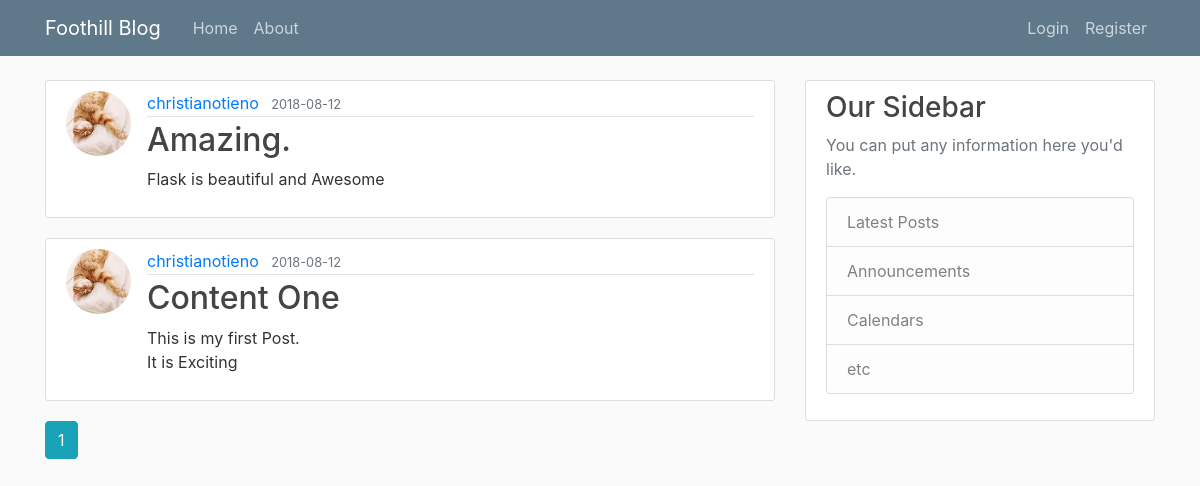
The app's page /home, older data.
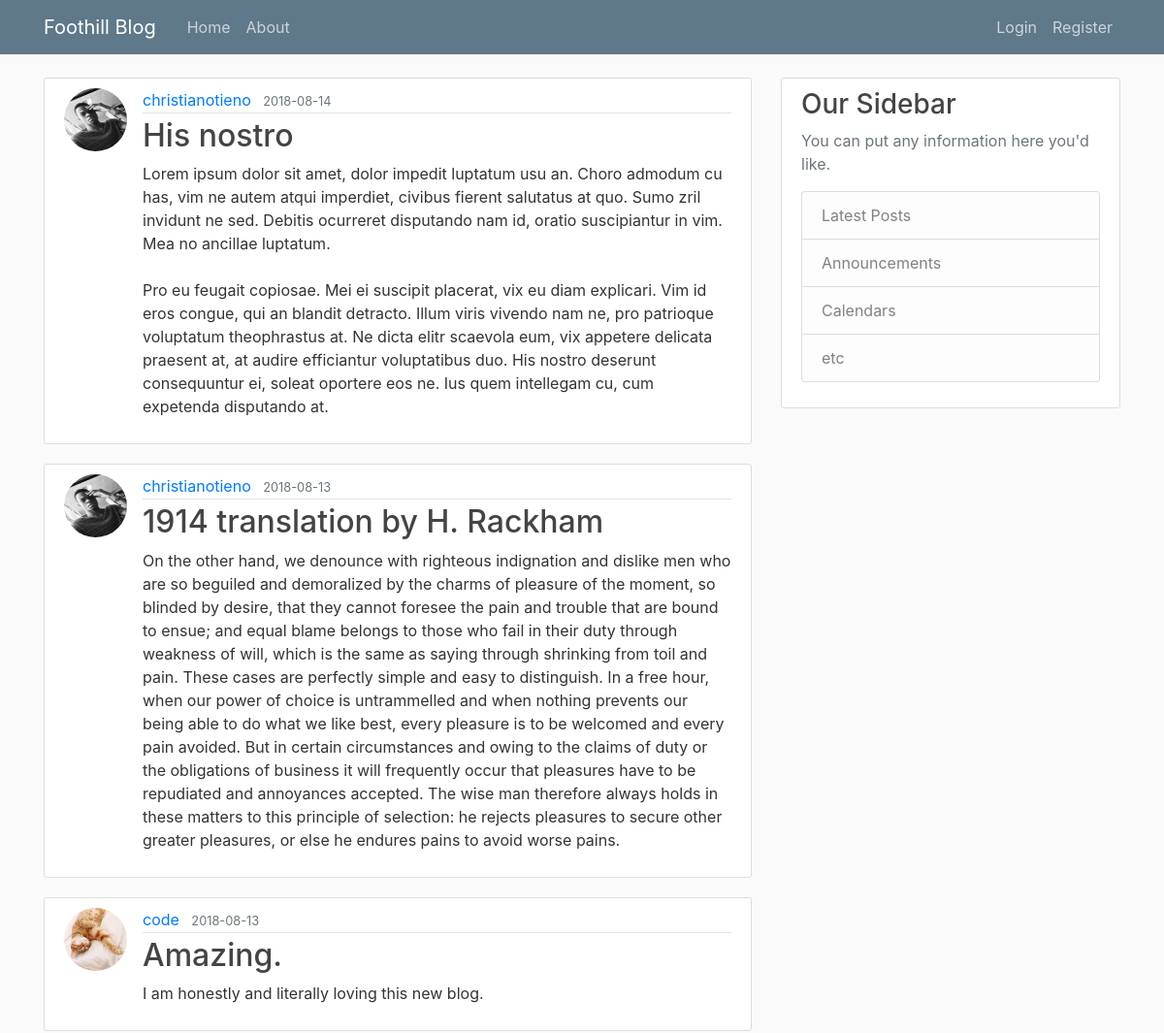
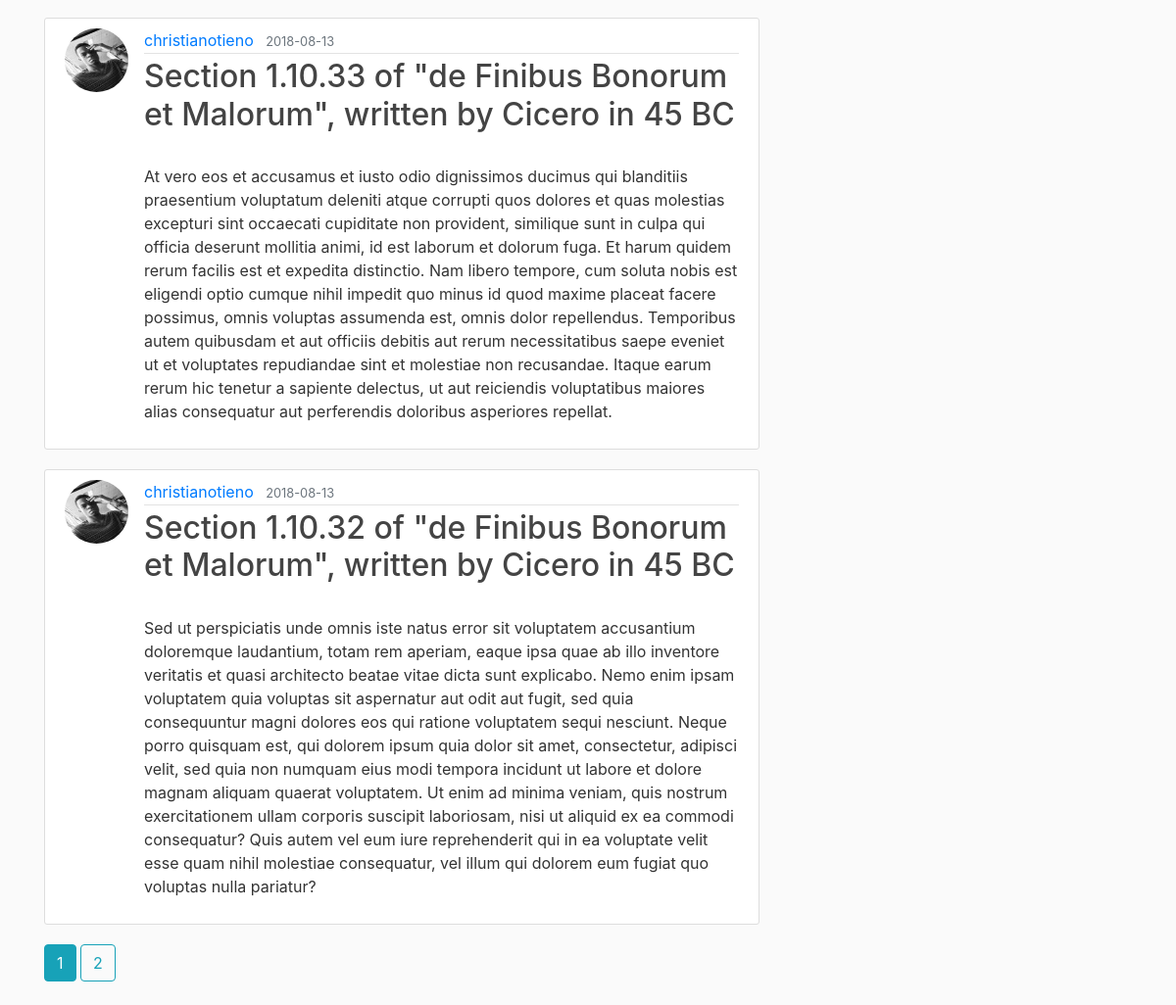
The same page, newer data (2 pictures, top to bottom).
### blog/models.py (models this page shows, shortened)
class Post(db.Model):
    id = db.Column(db.Integer, primary_key=True)
    title = db.Column(db.String(100), nullable=False)
    DatePosted = db.Column(db.DateTime, nullable=False, default=datetime.utcnow)
    content = db.Column(db.Text, nullable=False)
    UserId = db.Column(db.Integer, db.ForeignKey('user.id'), nullable=False)

class User(db.Model, UserMixin):
    id = db.Column(db.Integer, primary_key=True)
    username = db.Column(db.String(20), unique=True, nullable=False)
    email = db.Column(db.String(120), unique=True, nullable=False)
    ImageFile = db.Column(db.String(20), nullable=False,
                           default='default.jpg')
    password = db.Column(db.String(60), nullable=False)
    posts = db.relationship('Post', backref='author', lazy=True)

### blog/routes.py (the view)
@app.route("/")
@app.route("/home")
def home():
    page = request.args.get('page', 1, type=int)
    posts = Post.query.order_by(
        Post.DatePosted.desc()).paginate(page=page, per_page=5)
    return render_template('home.html', posts=posts)

### blog/templates/home.html
{% extends "layout.html" %}
{% block content %}
    {% for post in posts.items %}
        <article class="media content-section">
            <img class="rounded-circle article-img" src="{{ url_for('static', filename='ProfilePics/' + post.author.ImageFile) }}">
            <div class="media-body">
                <div class="article-metadata">
                    <a class="mr-2" href="{{ url_for('UserPosts', username=post.author.username) }}">{{ post.author.username }}</a>
                    <small class="text-muted">{{ post.DatePosted.strftime('%Y-%m-%d') }}</small>
                </div>
                <h2><a class="article-title" href="{{ url_for('post', post_id=post.id) }}">{{ post.title }}</a></h2>
                <p class="article-content">{{ post.content }}</p>
            </div>
        </article>
    {% endfor %}
    {% for page_num in posts.iter_pages(left_edge=1, right_edge=1, left_current=1, right_current=2) %}
        {% if page_num %}
            {% if posts.page == page_num %}
                <a class="btn btn-info mb-4" href="{{ url_for('home', page=page_num) }}">{{ page_num }}</a>
            {% else %}
                <a class="btn btn-outline-info mb-4" href="{{ url_for('home', page=page_num) }}">{{ page_num }}</a>
            {% endif %}
        {% else %}
         ...
        {% endif %}
    {% endfor %}
{% endblock content %}

### blog/templates/layout.html (shortened to what this page needs)
<!DOCTYPE html>
<html>
<head>
    <link rel="stylesheet" href="https://maxcdn.bootstrapcdn.com/bootstrap/4.0.0/css/bootstrap.min.css">
    <link rel="stylesheet" type="text/css" href="{{ url_for('static', filename='main.css') }}">
</head>
<body>
    <header class="site-header">
        <nav class="navbar navbar-expand-md navbar-dark bg-steel fixed-top">
            <div class="container">
                <a class="navbar-brand mr-4" href="/">Foothill Blog</a>
                <div class="collapse navbar-collapse" id="navbarToggle">
                    <div class="navbar-nav mr-auto">
                        <a class="nav-item nav-link" href="{{ url_for('home') }}">Home</a>
                        <a class="nav-item nav-link" href="{{ url_for('about') }}">About</a>
                    </div>
                    <div class="navbar-nav">
                        {% if current_user.is_authenticated %}
                            <a class="nav-item nav-link" href="{{ url_for('NewPost') }}">New Post</a>
                            <a class="nav-item nav-link" href="{{ url_for('account') }}">Account</a>
                            <a class="nav-item nav-link" href="{{ url_for('logout') }}">Logout</a> {% else %}
                            <a class="nav-item nav-link" href="{{ url_for('login') }}">Login</a>
                            <a class="nav-item nav-link" href="{{ url_for('register') }}">Register</a>
                        {% endif %}
                    </div>
                </div>
            </div>
        </nav>
    </header>
    <main role="main" class="container">
        <div class="row">
            <div class="col-md-8">
                {% block content %}
                {% endblock %}
            </div>
            <div class="col-md-4">
                <div class="content-section">
                    <h3>Our Sidebar</h3>
                    <p class='text-muted'>You can put any information here you'd like.
                        <ul class="list-group">
                            <li class="list-group-item list-group-item-light">Latest Posts</li>
                            <li class="list-group-item list-group-item-light">Announcements</li>
                            <li class="list-group-item list-group-item-light">Calendars</li>
                            <li class="list-group-item list-group-item-light">etc</li>
                        </ul>
                    </p>
                </div>
            </div>
        </div>
    </main>
</body>
</html>

### blog/static/main.css (style rules this page uses)
body { background: #fafafa; color: #333333; margin-top: 5rem; }
h1, h2, h3, h4, h5, h6 { color: #444444; }
.bg-steel { background-color: #5f788a; }
.site-header .navbar-nav .nav-link { color: #cbd5db; }
.content-section { background: #ffffff; padding: 10px 20px; border: 1px solid #dddddd; border-radius: 3px; margin-bottom: 20px; }
.article-title { color: #444444; }
.article-content { white-space: pre-line; }
.article-img { height: 65px; width: 65px; margin-right: 16px; }
.article-metadata { padding-bottom: 1px; margin-bottom: 4px; border-bottom: 1px solid #e3e3e3 }

Row changes from the older to the newer data that the page shows:
removed Post: author.username "christianotieno", DatePosted "2018-08-12", title "Amazing.", content "Flask is beautiful and Awesome"
no longer on this page (row edited): Post: author.username "christianotieno", DatePosted "2018-08-12", title "Content One", content "This is my first Post. It is Exciting"
added Post: author.username "christianotieno", DatePosted "2018-08-14", title "His nostro", content "Lorem ipsum dolor sit amet, dolor impedit luptatum usu an. Choro admodum cu has, vim ne autem atqui imperdiet, civibus fierent salutatus at quo. Sumo zril invidunt ne sed. Debitis ocurreret disputando nam id, oratio suscipiantur in vim. Mea no ancillae luptatum. Pro eu feugait copiosae. Mei ei suscipit placerat, vix eu diam explicari. Vim id eros congue, qui an blandit detracto. Illum viris vivendo nam ne, pro patrioque voluptatum theophrastus at. Ne dicta elitr scaevola eum, vix appetere delicata praesent at, at audire efficiantur voluptatibus duo. His nostro deserunt consequuntur ei, soleat oportere eos ne. Ius quem intellegam cu, cum expetenda disputando at."
added Post: author.username "christianotieno", DatePosted "2018-08-13", title "1914 translation by H. Rackham", content "On the other hand, we denounce with righteous indignation and dislike men who are so beguiled and demoralized by the charms of pleasure of the moment, so blinded by desire, that they cannot foresee the pain and trouble that are bound to ensue; and equal blame belongs to those who fail in their duty through weakness of will, which is the same as saying through shrinking from toil and pain. These cases are perfectly simple and easy to distinguish. In a free hour, when our power of choice is untrammelled and when nothing prevents our being able to do what we like best, every pleasure is to be welcomed and every pain avoided. But in certain circumstances and owing to the claims of duty or the…"
added Post: author.username "code", DatePosted "2018-08-13", title "Amazing.", content "I am honestly and literally loving this new blog."
added Post: author.username "christianotieno", DatePosted "2018-08-13", title "Section 1.10.33 of \"de Finibus Bonorum et Malorum\", written by Cicero in 45 BC", content "At vero eos et accusamus et iusto odio dignissimos ducimus qui blanditiis praesentium voluptatum deleniti atque corrupti quos dolores et quas molestias excepturi sint occaecati cupiditate non provident, similique sunt in culpa qui officia deserunt mollitia animi, id est laborum et dolorum fuga. Et harum quidem rerum facilis est et expedita distinctio. Nam libero tempore, cum soluta nobis est eligendi optio cumque nihil impedit quo minus id quod maxime placeat facere possimus, omnis voluptas assumenda est, omnis dolor repellendus. Temporibus autem quibusdam et aut officiis debitis aut rerum necessitatibus saepe eveniet ut et voluptates repudiandae sint et molestiae non recusandae. Itaque…"
added Post: author.username "christianotieno", DatePosted "2018-08-13", title "Section 1.10.32 of \"de Finibus Bonorum et Malorum\", written by Cicero in 45 BC", content "Sed ut perspiciatis unde omnis iste natus error sit voluptatem accusantium doloremque laudantium, totam rem aperiam, eaque ipsa quae ab illo inventore veritatis et quasi architecto beatae vitae dicta sunt explicabo. Nemo enim ipsam voluptatem quia voluptas sit aspernatur aut odit aut fugit, sed quia consequuntur magni dolores eos qui ratione voluptatem sequi nesciunt. Neque porro quisquam est, qui dolorem ipsum quia dolor sit amet, consectetur, adipisci velit, sed quia non numquam eius modi tempora incidunt ut labore et dolore magnam aliquam quaerat voluptatem. Ut enim ad minima veniam, quis nostrum exercitationem ullam corporis suscipit laboriosam, nisi ut aliquid ex ea commodi…"
Text that changed along with them:
new list line: "2"
